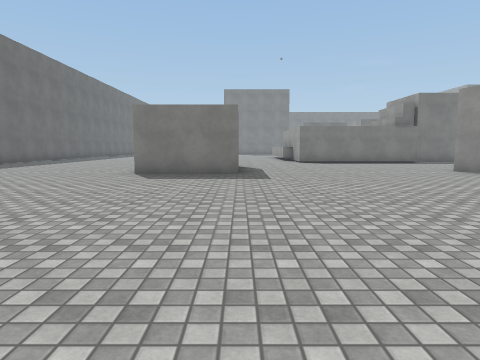
View 1 (above)

24 first-person views from a walk through a scene from a Unity 3-D project. The camera is 1.3 m above the floor, tilts 6° down and sees 75° across. The floor is counted in squares, 2 m on a side. Each view is taken from the middle of a square. On the plan, view 1 faces up. The plan holds only what a view shows up to about 10 squares ahead; the rest is blank. The place goes on beyond the plan. The player character is not drawn. Some animated figures are left out. Surface patterns are stand-ins for the level's own textures.

View 2
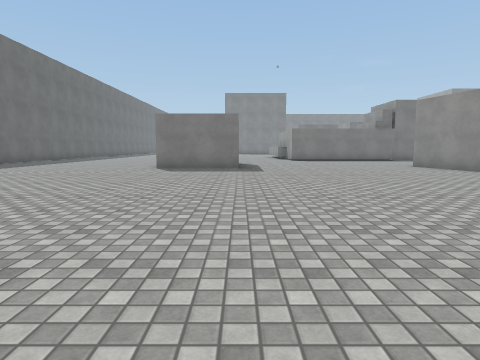

View 3
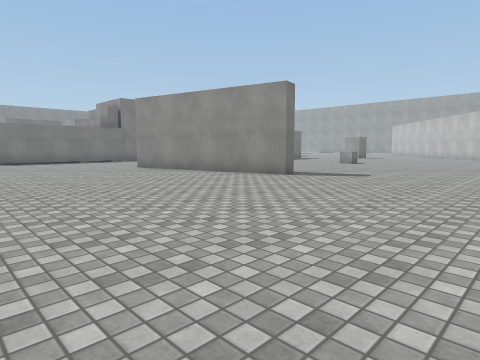

View 4
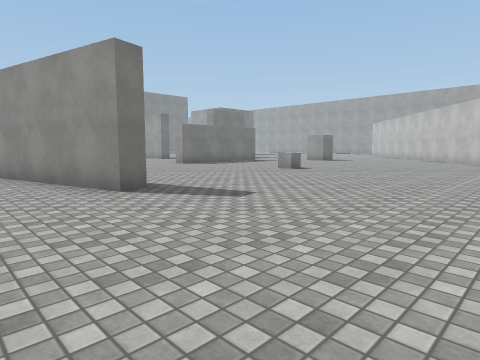

View 5
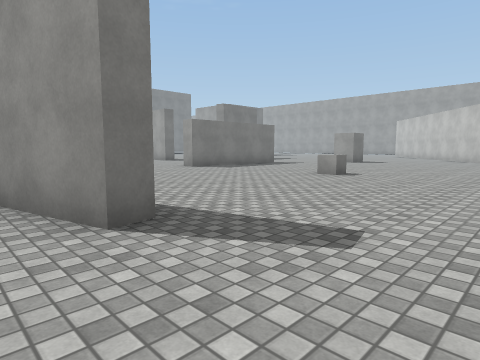

View 6
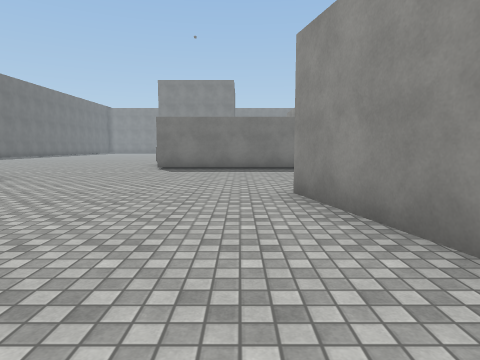

View 7
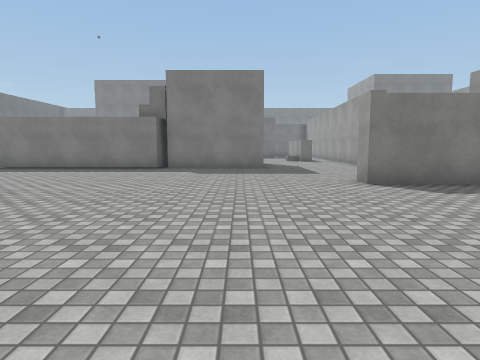

View 8
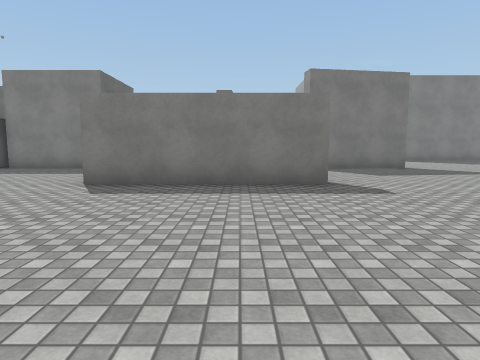

View 9
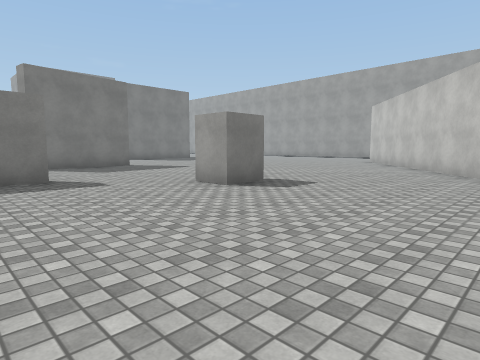

View 10
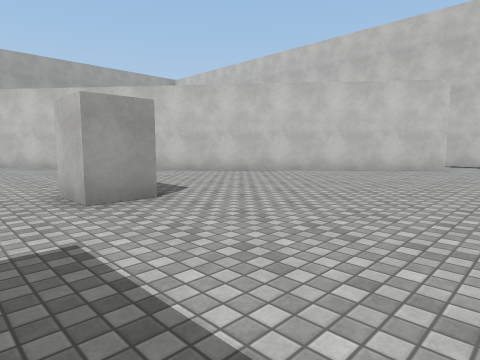

View 11
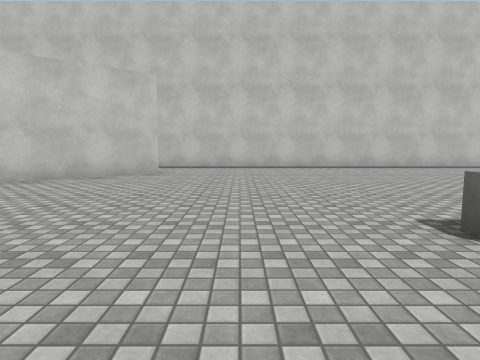

View 12
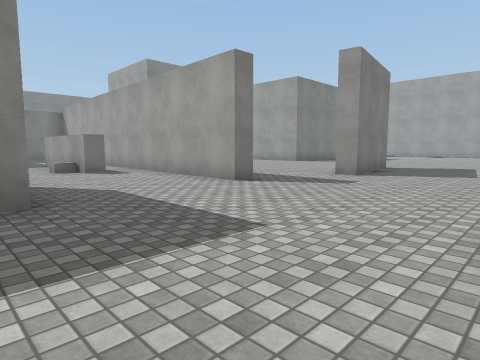

View 13
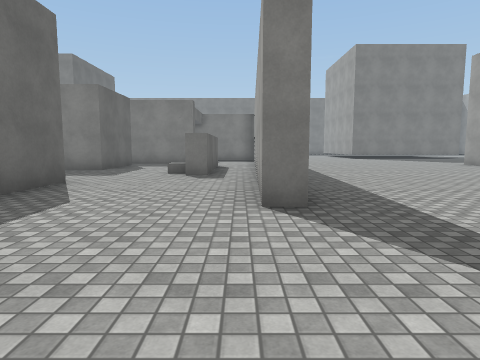

View 14
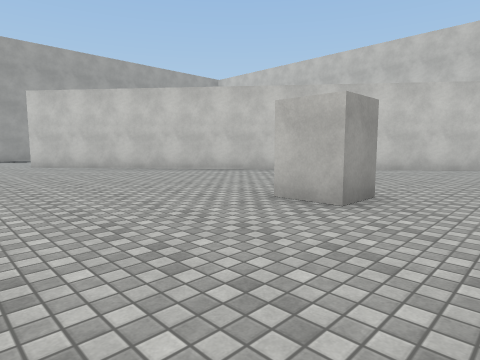

View 15
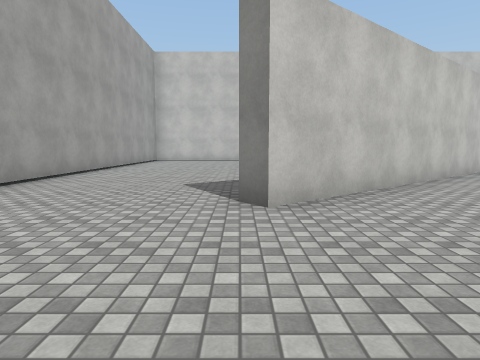

View 16
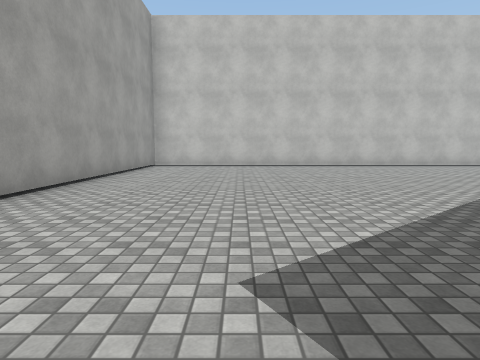

View 17
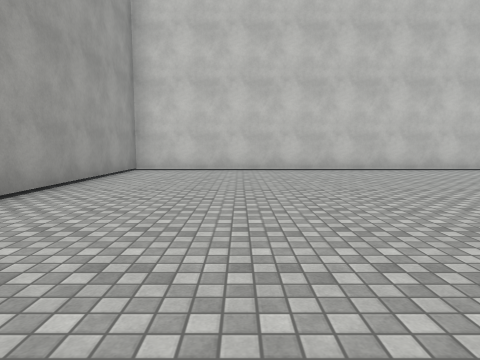

View 18
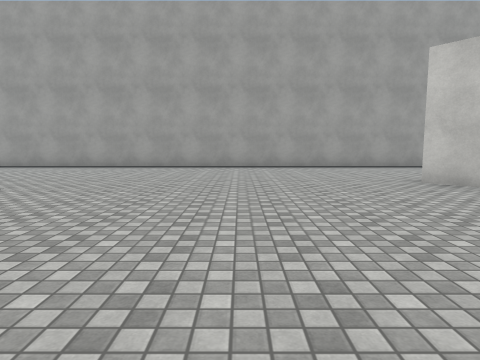

View 19
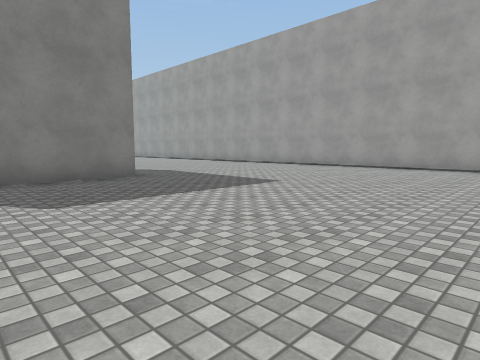

View 20
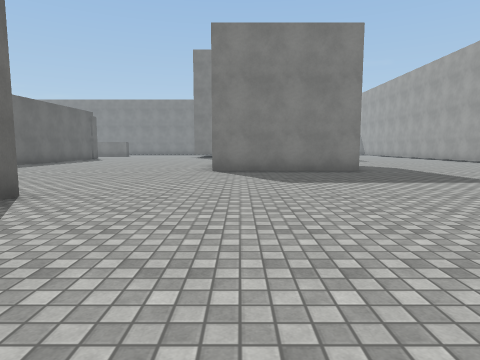

View 21
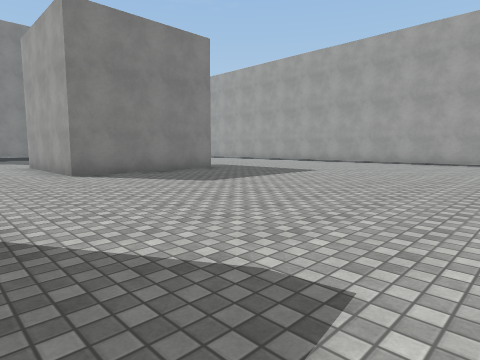

View 22
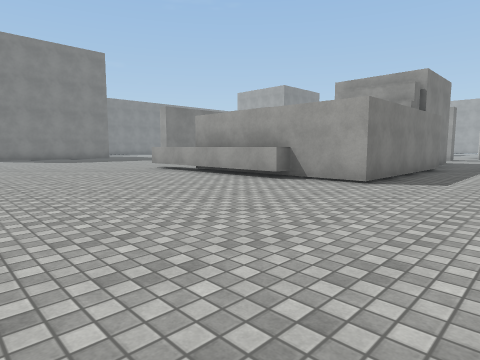

View 23
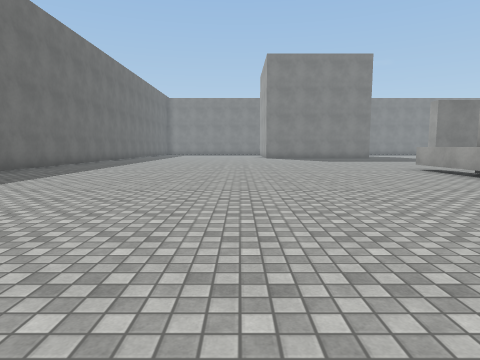

View 24
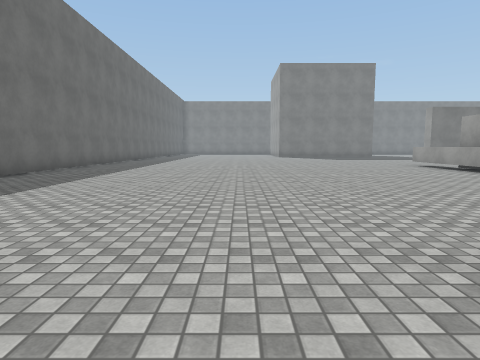

### Floor plan
Points are (right, up) in squares from view 1. A wall is a line through its corners. A room is listed if a view was taken in it or the views show most of it. See-through windows are left out.
Room 1 (views 1, 2, 3, 4, 5, 6, 7, 8, 9, 10, 11, 12, 13, 14, 15, 18, 19, 20, 21, 22, 23, 24)
walls: (10.8, 13.8) (7.6, 13.8); (7.5, 14.1) (7.5, 13.3) (2.5, 13.3) (2.5, 18.4); (7.5, 3.6) (7, 3.4) (5.8, 8.4); (10.7, 16.9) (10.7, 15.1); (14.8, 14.4) (14.2, 14.4) (14.5, 19.9); (16.6, 9.5) (12.2, 9.5) (12.2, 10); (2.6, 15) (2.1, 15) (2.1, 20); (0, 7.5) (-2.6, 7.5); (10.1, 21.1) (10.1, 19.9) (9, 19.9); (20, 14.2) (20.1, 13.7) (17, 13.2) (16.9, 13.7); (13.3, 21) (13.3, 18.2) (12.8, 18.2) (12.8, 21.5); (7.4, -2.9) (17.6, -2.9); (17, -0.8) (28.7, 8.7) (29.1, 8.2); (26.4, 18.5) (22.3, 18.5) (22.3, 21.5); (-9.3, 21.1) (-9.3, 15.9); (33, 9.6) (33, 19.8)
ways out: opening at (31, 8.7) to room 2
objects: cube (13, 5); block (19, 7)
Room 2 (views 16, 17)
walls: (23.1, -2.9) (33, -2.9) (33, 9.6)
ways out: opening at (31, 8.7) to room 1

Where each view was taken, in squares from view 1:
view 1: 0 up, 0 right, facing up
view 2: 2 down, 0 right, facing up
view 3: 1 down, 1 right, facing up-right
view 4: 1 down, 5 right, facing up-right
view 5: 1 up, 6 right, facing up-right
view 6: 4 up, 5 right, facing up
view 7: 4 up, 10 right, facing up
view 8: 4 up, 15 right, facing up
view 9: 3 up, 15 right, facing up-right
view 10: 9 up, 15 right, facing down-right
view 11: 7 up, 15 right, facing down
view 12: 10 up, 10 right, facing up-right
view 13: 11 up, 14 right, facing up
view 14: 11 up, 17 right, facing down-right
view 15: 12 up, 29 right, facing down
view 16: 8 up, 30 right, facing down
view 17: 6 up, 30 right, facing down
view 18: 12 up, 23 right, facing right
view 19: 12 up, 23 right, facing up-right
view 20: 10 up, 23 right, facing up
view 21: 11 up, 20 right, facing up-right
view 22: 11 up, 3 left, facing up-right
view 23: 11 up, 3 left, facing up
view 24: 9 up, 4 left, facing up
